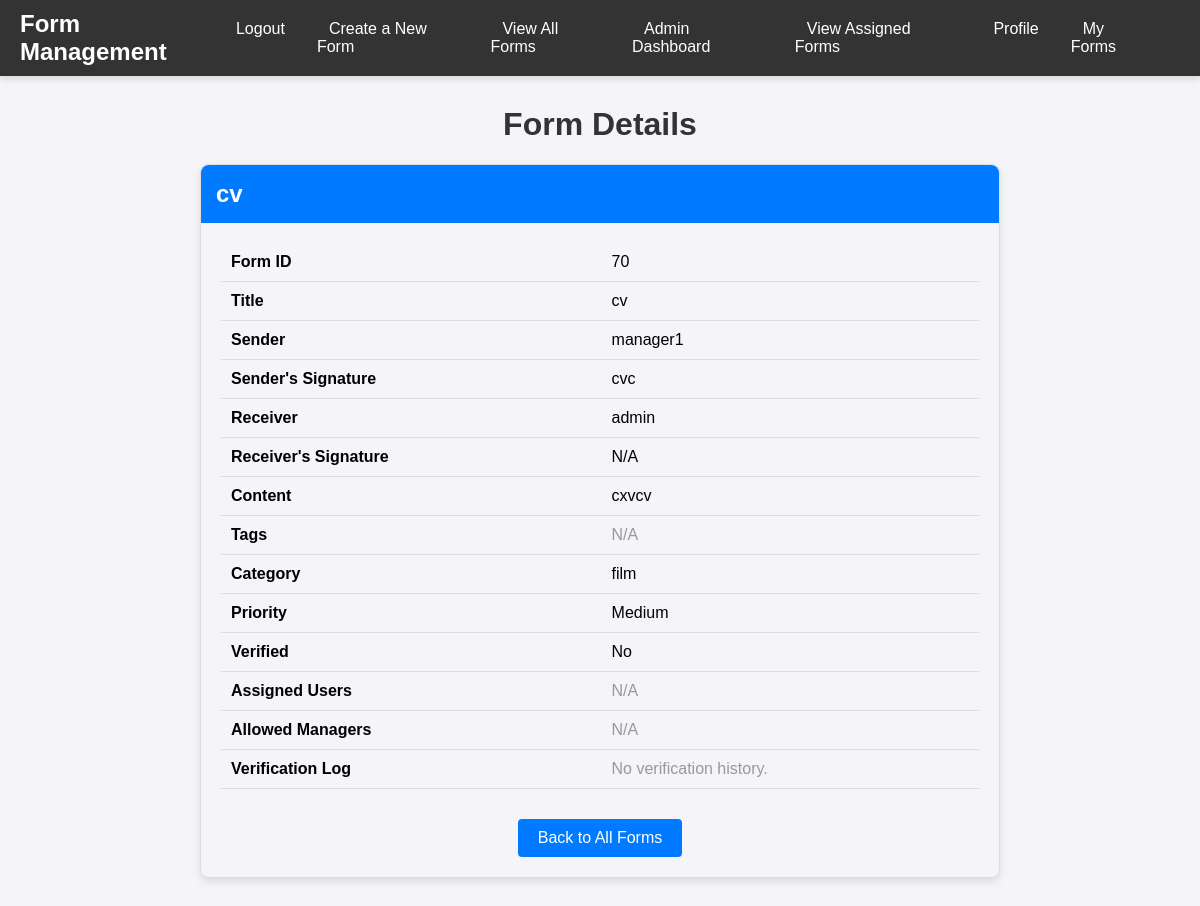
Page /form/70/ (signed in) on the earlier database version.
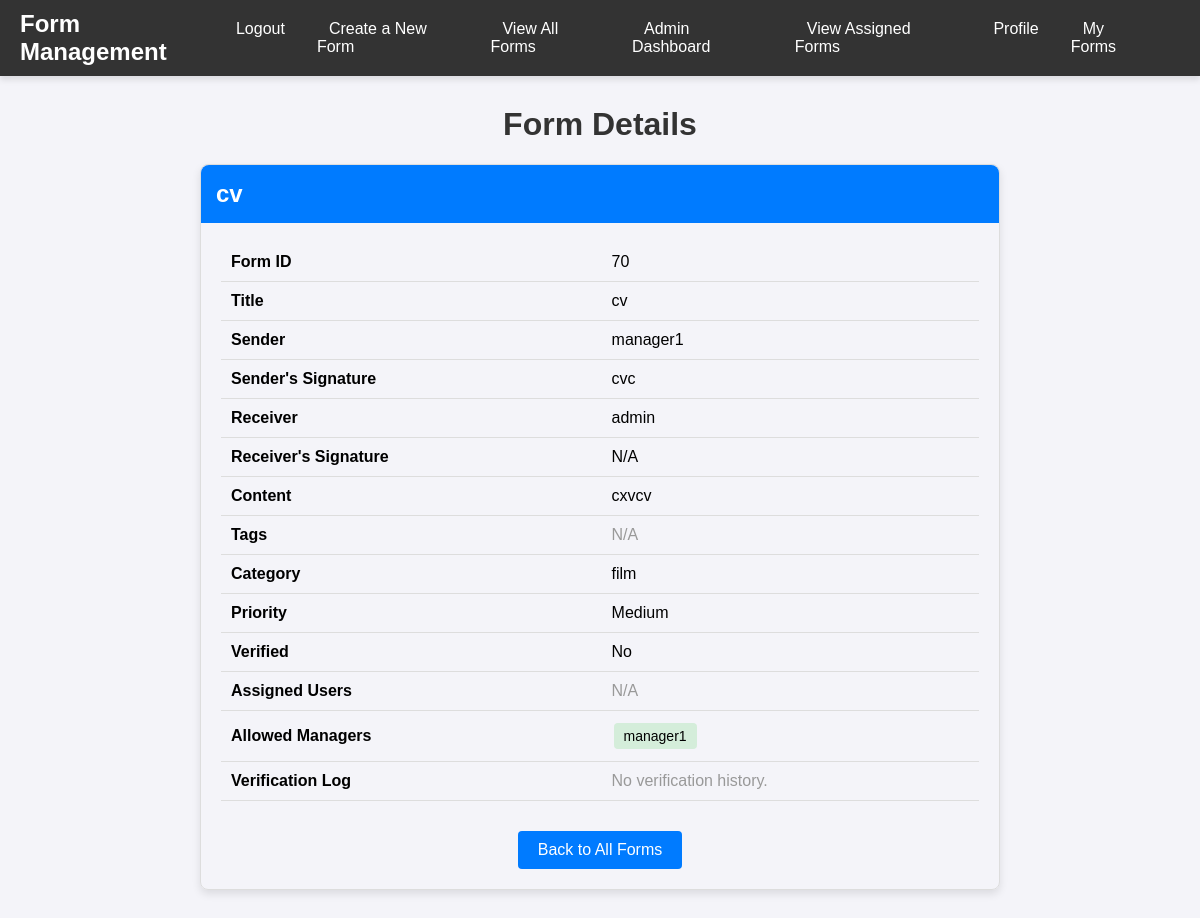
Same page on the later database version.
### app/models.py (models this page shows, shortened)
class CustomUser(AbstractBaseUser, PermissionsMixin):
    username = models.CharField(unique=True, max_length=150)
    email = models.EmailField(unique=True)
    first_name = models.CharField(max_length=100)
    last_name = models.CharField(max_length=100)
    is_active = models.BooleanField(default=True)
    is_staff = models.BooleanField(default=False)
    ROLE_CHOICES = [
        ('admin', 'Admin'),
        ('manager', 'Manager'),
        ('user', 'User'),
    ]
    role = models.CharField(max_length=20, choices=ROLE_CHOICES, default='user')
    SUB_ROLE_CHOICES = [
        ('none', 'None'),
        ('user-access-to-all-users-with-role-user', 'User Access to All Users with Role User'),
        ('manager-access-to-all-users-with-role-manager', 'user Access to All Users with Role Manager'),
    ]
    sub_role = models.CharField(max_length=255, choices=SUB_ROLE_CHOICES, default='none')
    objects = CustomUserManager()
    profile_image = models.ImageField(upload_to='profile_images/', blank=True, null=True)
    USERNAME_FIELD = 'username'
    REQUIRED_FIELDS = ['email', 'first_name', 'last_name']
    class Meta:
        verbose_name = 'User'
        verbose_name_plural = 'Users'

### app/views.py (the view)
# urls.py: path('form/<int:form_id>/', views.form_detail, name='form_detail'),
@login_required
def form_detail(request, form_id):
    form = get_object_or_404(Form, id=form_id)
    return render(request, 'form/form_detail.html', {'form': form})

### app/templates/form/form_detail.html (shortened to what the changed rows need)
{% extends 'base.html' %}
{% block content %}
<div style="margin: 30px auto; max-width: 800px; font-family: Arial, sans-serif;">
    <h1 style="text-align: center; color: #333;">Form Details</h1>
    <div style="border: 1px solid #ddd; border-radius: 8px; box-shadow: 0 4px 8px rgba(0, 0, 0, 0.1);">
        <div style="background-color: #007bff; color: #fff; padding: 15px; border-radius: 8px 8px 0 0;">
            <h2 style="margin: 0;">{{ form.title|default:"Form Details" }}</h2>
        </div>
        <div style="padding: 20px;">
            <table style="width: 100%; border-collapse: collapse; margin-bottom: 20px;">
                <tr>
                    <th style="text-align: left; padding: 10px; border-bottom: 1px solid #ddd;">Form ID</th>
                </tr>
                <tr>
                    <th style="text-align: left; padding: 10px; border-bottom: 1px solid #ddd;">Title</th>
                </tr>
                <tr>
                    <th style="text-align: left; padding: 10px; border-bottom: 1px solid #ddd;">Sender</th>
                </tr>
                <tr>
                    <th style="text-align: left; padding: 10px; border-bottom: 1px solid #ddd;">Sender's Signature</th>
                </tr>
                <tr>
                    <th style="text-align: left; padding: 10px; border-bottom: 1px solid #ddd;">Receiver</th>
                </tr>
                <tr>
                    <th style="text-align: left; padding: 10px; border-bottom: 1px solid #ddd;">Receiver's Signature</th>
                </tr>
                <tr>
                    <th style="text-align: left; padding: 10px; border-bottom: 1px solid #ddd;">Content</th>
                </tr>
                <tr>
                    <th style="text-align: left; padding: 10px; border-bottom: 1px solid #ddd;">Tags</th>
                </tr>
                <tr>
                    <th style="text-align: left; padding: 10px; border-bottom: 1px solid #ddd;">Category</th>
                </tr>
                <tr>
                    <th style="text-align: left; padding: 10px; border-bottom: 1px solid #ddd;">Priority</th>
                </tr>
                <tr>
                    <th style="text-align: left; padding: 10px; border-bottom: 1px solid #ddd;">Verified</th>
                </tr>
                <tr>
                    <th style="text-align: left; padding: 10px; border-bottom: 1px solid #ddd;">Assigned Users</th>
                </tr>
                <tr>
                    <th style="text-align: left; padding: 10px; border-bottom: 1px solid #ddd;">Allowed Managers</th>
                    <td style="padding: 10px; border-bottom: 1px solid #ddd;">
                        {% for manager in form.allowed_managers.all %}
                            <span style="display: inline-block; background-color: #d4edda; padding: 5px 10px; margin: 2px; border-radius: 4px; font-size: 14px;">{{ manager.username }}</span>
                        {% empty %}
                            <span style="color: #999;">N/A</span>
                        {% endfor %}
                    </td>
                </tr>
                <tr>
                    <th style="text-align: left; padding: 10px; border-bottom: 1px solid #ddd;">Verification Log</th>
                </tr>
            </table>
        </div>
    </div>
</div>
{% endblock %}

Differences in the rows shown:
now on this page (row edited): CustomUser: username "manager1"
Other differences:
text no longer shown: "N/A"
